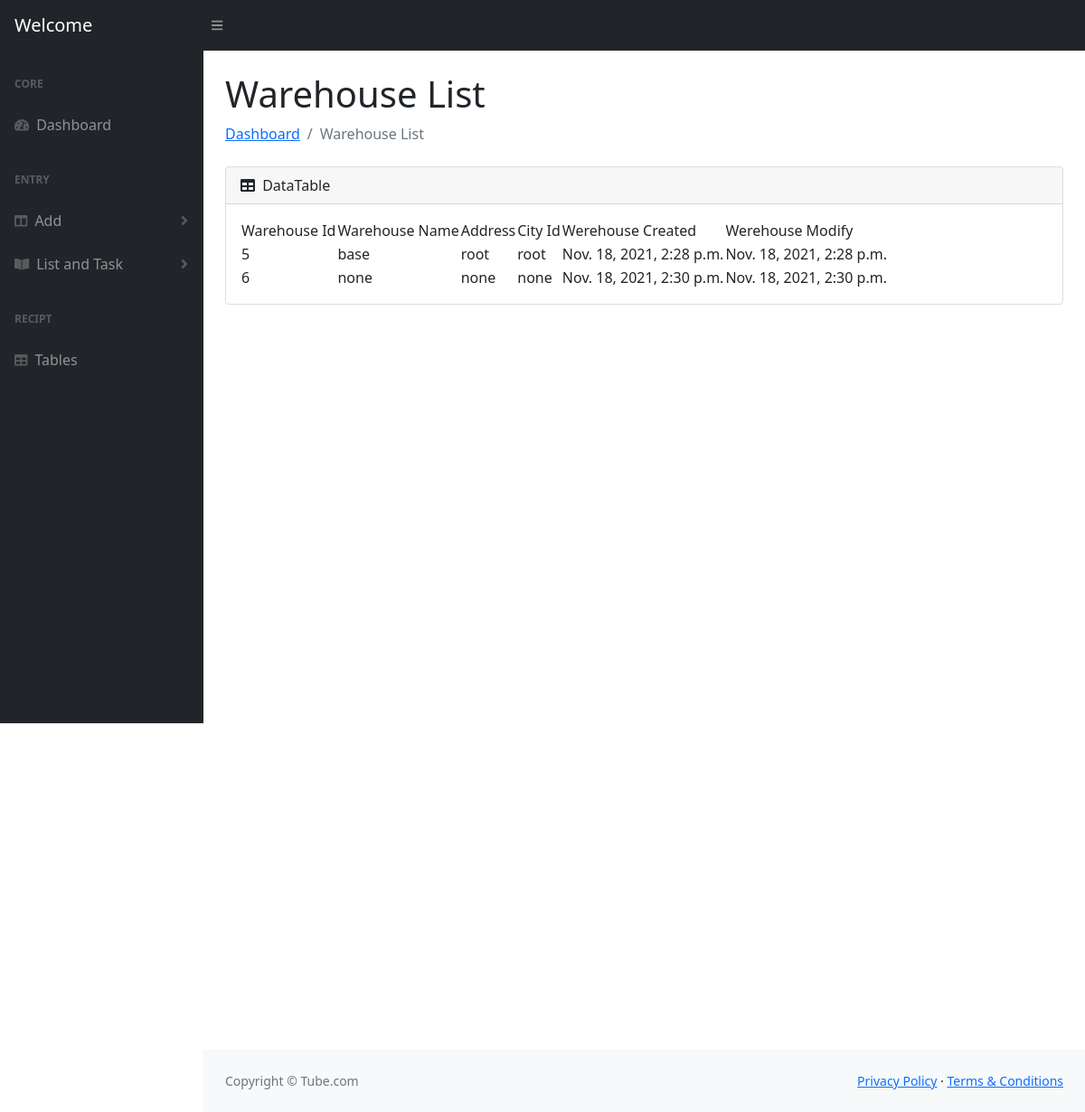
/vwherehouse, run on an earlier commit of the app's database.
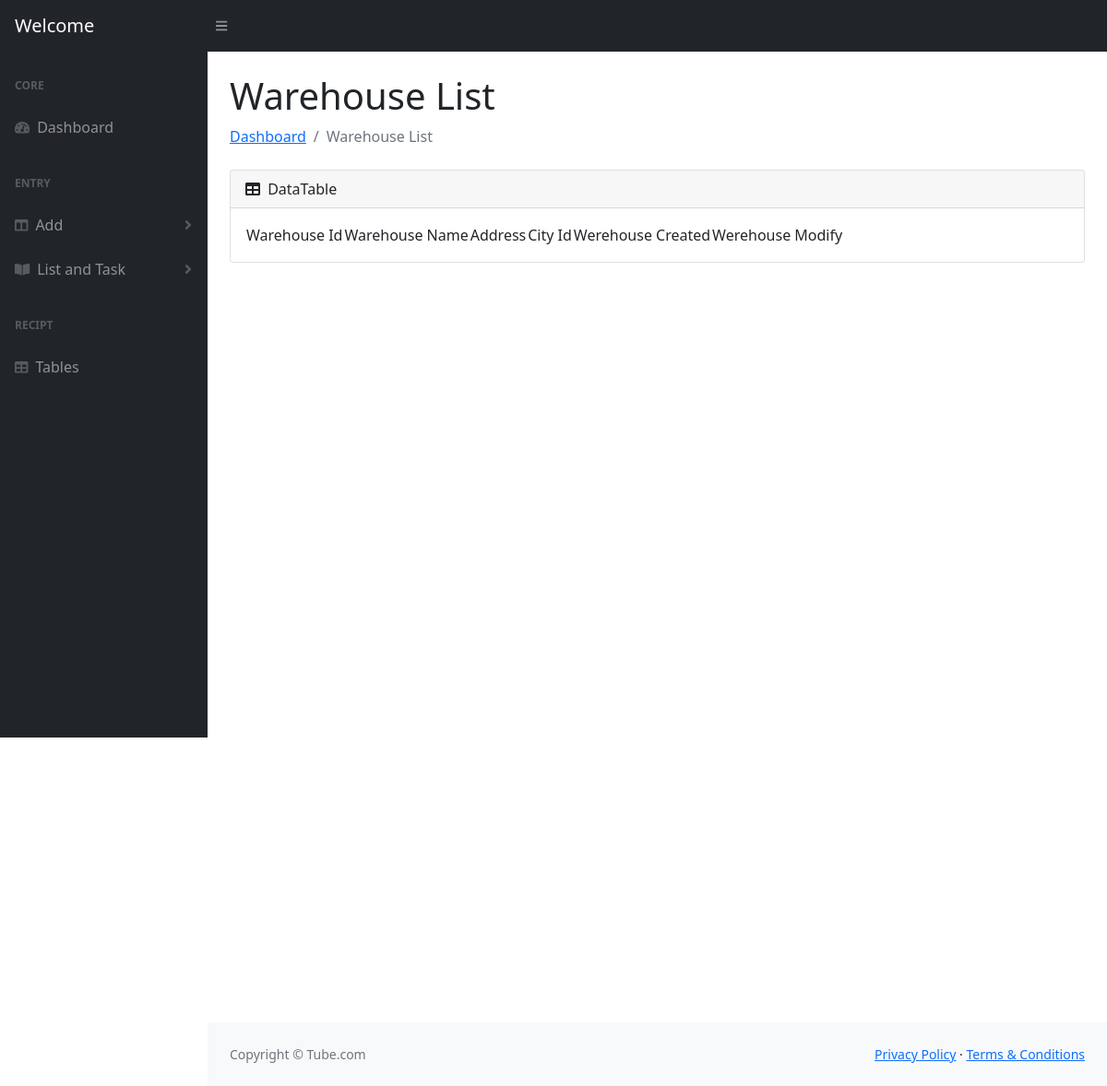
And on a later commit of the database.
### moduls/models.py (models this page shows)
class Warehouse(models.Model):
    warehouseid = models.AutoField(primary_key=True)
    warehousename = models.CharField(max_length=30)
    address = models.CharField(max_length=100)
    werehousecity = models.CharField(max_length=100)
    created = models.DateTimeField(auto_now_add=True)
    modify = models.DateTimeField(auto_now=True)

### moduls/views.py (the view)
# urls.py: path('vwherehouse',views.vwherehouse,name="vwherehouse"),
def vwherehouse(request):
    if request.method == 'POST':
        return render(request,'vwherehouse.html')
    else:
        werehousedata = Warehouse.objects.all()
        return render(request,'vwherehouse.html',{'wh':werehousedata})

### moduls/templates/vwherehouse.html (shortened to what the changed rows need)
<!DOCTYPE html>
<html lang="en">
{% load static %}
    <head>
        <link href="https://cdn.jsdelivr.net/npm/simple-datatables@latest/dist/style.css" rel="stylesheet" />
        <link href="{% static 'css/styles.css' %}" rel="stylesheet" />
    </head>
    <body class="sb-nav-fixed">
        <div id="layoutSidenav">
            <div id="layoutSidenav_content">
                <main>
                    <div class="container-fluid px-4">
 <h1 class="mt-4">Warehouse List</h1>
                        <div class="card mb-4">
                            <div class="card-body">
                               <table id="datatablesSimple">
                                            {% for i in wh %}
                                            <tr>
                                                <td>{{i.warehouseid}}</td>
                                                <td>{{i.warehousename}}</td>
                                                <td>{{i.address}}</td>
                                                <td>{{i.werehousecity}}</td>
                                                <td>{{i.created}}</td>
                                                <td>{{i.modify}}</td>
                                            </tr>
                                            {% endfor %}
                               </table>
                            </div>
                        </div>
                    </div>
                </main>
            </div>
        </div>
    </body>
</html>

What changed in the data, as far as the page shows it:
removed Warehouse: warehouseid "5", warehousename "base", address "root", werehousecity "root", created "Nov. 18, 2021, 2:28 p.m.", modify "Nov. 18, 2021, 2:28 p.m."
removed Warehouse: warehouseid "6", warehousename "none", address "none", werehousecity "none", created "Nov. 18, 2021, 2:30 p.m.", modify "Nov. 18, 2021, 2:30 p.m."
